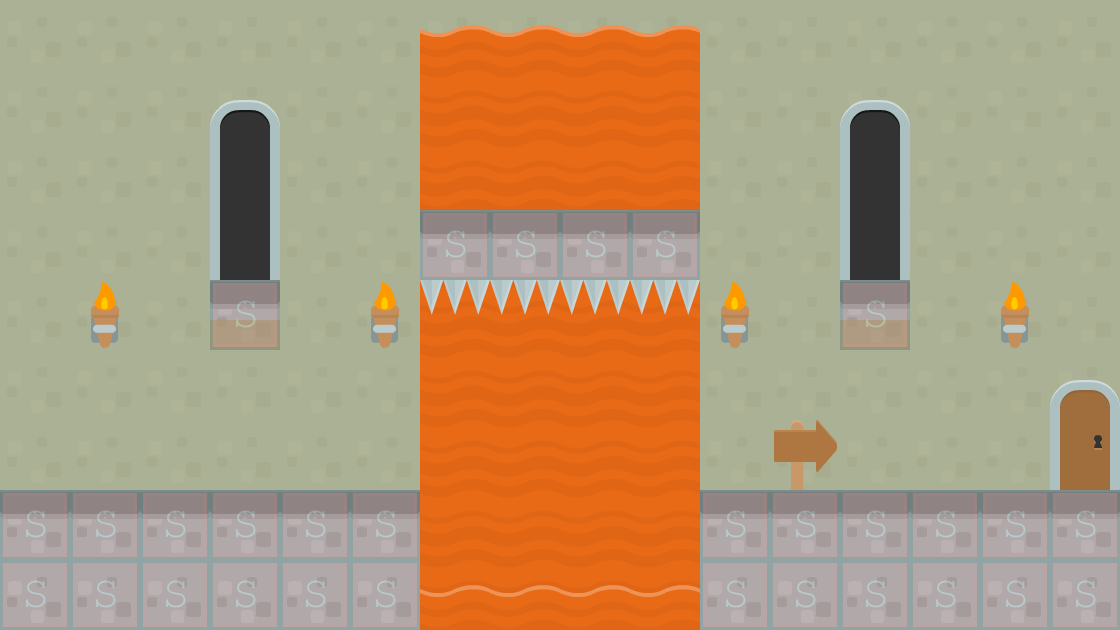

This game map was drawn from its Tiled (.tmx) file and the tilesets committed beside it. A one-line description and the trimmed map source follow:
An orthogonal 16x9 tile map with 70x70 px tiles, 4 tile layers (background, background 2, Tile Layer 1, collision), 3 tilesets and 3 objects (2x LevelTrigger, BadGuy).

<map version="1.0" orientation="orthogonal" renderorder="right-down" width="16" height="9" tilewidth="70" tileheight="70" backgroundcolor="#aaaa7f">
 <tileset firstgid="1" name="item-spritesheet" tilewidth="70" tileheight="70">
  <image source="../img/item-spritesheet.png" width="560" height="560" />
 </tileset>
 <tileset firstgid="65" name="background-tiles" tilewidth="70" tileheight="70">
  <image source="../img/background-tiles.png" width="910" height="910" />
 </tileset>
 <tileset firstgid="234" name="meta-tiles" tilewidth="70" tileheight="70">
  <image source="../img/meta-tiles.png" width="350" height="70" />
 </tileset>
 <layer name="background" width="16" height="9" opacity="0.32">
  <data>[144 cells, 116 non-empty, 1 distinct tile ids]</data>
 </layer>
 <layer name="background 2" width="16" height="9">
  <data>[144 cells, 32 non-empty, 2 distinct tile ids]</data>
 </layer>
 <layer name="Tile Layer 1" width="16" height="9">
  <data>[144 cells, 51 non-empty, 11 distinct tile ids]</data>
 </layer>
 <layer name="collision" width="16" height="9" opacity="0.15">
  <properties>
   <property name="type" value="solid" />
  </properties>
  <data>[144 cells, 30 non-empty, 1 distinct tile ids]</data>
 </layer>
 <objectgroup name="trigger-entities">
  <object name="LevelTrigger" x="1049.33" y="350.667" width="69.3333" height="138.667">
   <properties>
    <property name="level" value="levelD3" />
    <property name="xSpawn" value="400" />
    <property name="ySpawn" value="0" />
   </properties>
  </object>
  <object name="LevelTrigger" x="420" y="278.667" width="278.667" height="34.6667">
   <properties>
    <property name="level" value="levelD1" />
    <property name="xSpawn" value="400" />
    <property name="ySpawn" value="0" />
   </properties>
  </object>
 </objectgroup>
 <objectgroup name="BadGuy">
  <object name="BadGuy" x="420" y="140" width="280" height="72" />
 </objectgroup>
</map>
